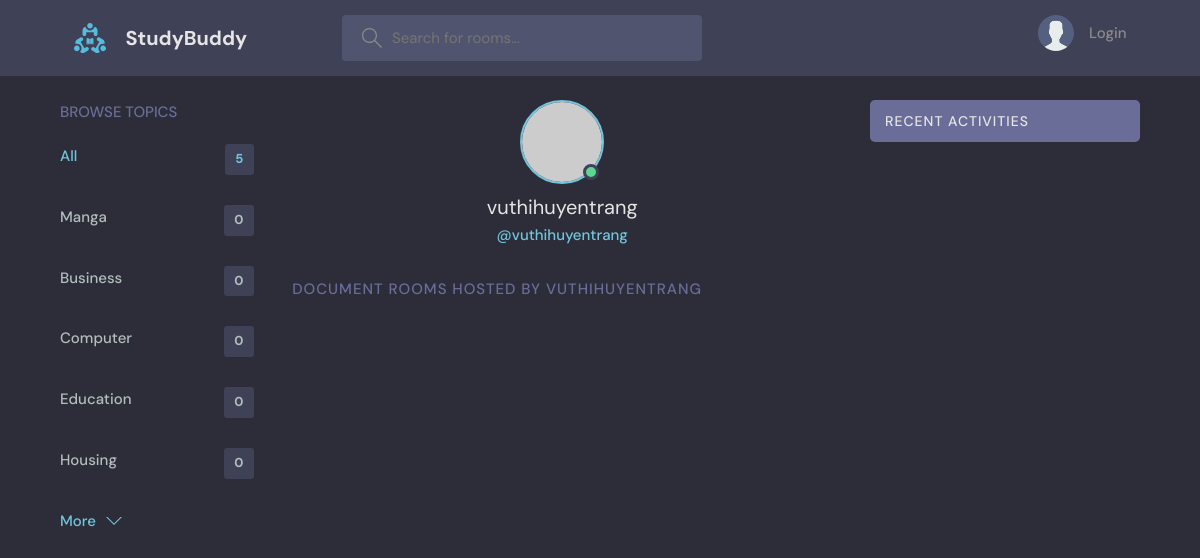
The app's page /profile/2/ with its own data.
### base/models.py (models this page shows, shortened)
class Topic(models.Model):
    name = models.CharField(max_length=200)

### base/views.py (the view)
# urls.py: path('profile/<str:pk>/', views.userProfile, name='profile'),
def userProfile(request, pk):
    topics = Topic.objects.all()
    user = User.objects.get(id=pk)
    documents = user.document_set.all()
    comments = user.comment_set.all()
    context = {'user': user, 'documents': documents,
               'topics': topics, 'comments': comments}
    return render(request, 'base/profile.html', context)

### base/templates/base/profile.html (shortened to what this page needs)
{% extends 'main.html' %}
{% block content %}
<main class="profile-page layout layout--3">
  <div class="container">
    {% include 'base/topic_component.html' %}
    <div class="roomList">
      <div class="profile">
        <div class="profile__avatar">
          <div class="avatar avatar--large active">
            <img src="https://randomuser.me/api/portraits/men/11.jpg" alt="" />
          </div>
        </div>
        <div class="profile__info">
          <h3>{{user.username}}</h3>
          <p>@{{user.username}}</p>
        </div>
      </div>
      <div class="roomList__header">
        <div>
          <h2>Document Rooms Hosted by {{user.username}}</a>
          </h2>
        </div>
      </div>
    </div>
    {% include 'base/activity_component.html' %}
  </div>
</main>
{% endblock content %}

### base/templates/base/topic_component.html
<div class="topics">
    <div class="topics__header">
      <h2>Browse Topics</h2>
    </div>
    <ul class="topics__list">
      <li>
        <a href="{% url 'home' %}" class="active">All <span>{{topics.count}}</span></a>
      </li>
      {% for topic in topics %}
      <li>
        <a href="{% url 'home' %}?q={{topic.name}}">{{topic.name}} <span>{{topic.document_set.all.count}}</span></a>
      </li>
      {% endfor %}
    </ul>
    <a class="btn btn--link" href="topics.html">
      More
      <svg version="1.1" xmlns="http://www.w3.org/2000/svg" width="32" height="32" viewBox="0 0 32 32">
        <title>chevron-down</title>
        <path d="M16 21l-13-13h-3l16 16 16-16h-3l-13 13z"></path>
      </svg>
    </a>
  </div>

### static/style/style.css (style rules this page uses)
:root { --color-main: #71c6dd; --color-main-light: #e1f6fb; --color-dark: #3f4156; --color-dark-medium: #51546e; --color-dark-light: #696d97; --color-light: #e5e5e5; --color-gray: #8b8b8b; --color-light-gray: #b2bdbd; --color-bg: #2d2d39; --color-success: #5dd693; --color-error: #fc4b0b; }
* { font-family: "DM Sans", -apple-system, BlinkMacSystemFont, "Segoe UI", Roboto, Oxygen, Ubuntu, Cantarell, "Open Sans", "Helvetica Neue", sans-serif; margin: 0; padding: 0; box-sizing: border-box; text-rendering: optimizeLegibility; font-size: inherit; }
html { font-size: 56.25%; }
@media only screen and (min-width: 1200px) { html { font-size: 62.5%; } }
body { line-height: 1.6; font-weight: 400; font-size: 1.5rem; color: var(--color-light-gray); background-color: var(--color-bg); min-height: 100vh; }
img { width: 100%; }
a { display: inline-block; color: var(--color-main); text-decoration: none; }
.container { max-width: 120rem; width: 90%; margin: auto; }
.btn { background-color: transparent; border: none; display: inline-flex; align-items: center; gap: 1rem; cursor: pointer; transition: all ease-in-out 0.3s; padding: 1rem 2rem; border-radius: 5px; box-shadow: 1px 1px 3px 1px rgba(0, 0, 0, 0.15); font-weight: 500; }
.btn--link { border-radius: 0; padding: 0; color: var(--color-main); box-shadow: none; }
.btn > svg { fill: currentColor; width: 1.6rem; height: 1.6rem; }
.avatar { position: relative; display: inline-block; border-radius: 50%; border: 2px solid var(--color-main); }
.avatar img { display: block; border-radius: 50%; object-fit: cover; object-position: center; }
.avatar::after { content: ""; display: block; position: absolute; background-color: var(--color-gray); z-index: 111; border-radius: 50%; border: 0.3rem solid var(--color-dark); }
.avatar.active::after { background-color: var(--color-success); }
.avatar.avatar--large img { display: block; width: 8rem; height: 8rem; border-radius: 50%; }
.avatar.avatar--large:after { width: 1rem; height: 1rem; bottom: 2px; right: 3.5px; }
.layout { margin-top: 2.4rem; }
.layout > .container { display: flex; justify-content: space-between; align-items: flex-start; }
.layout--3 > .container > div:first-child { flex-basis: 18%; max-width: 22.5rem; }
.layout--3 > .container > div:nth-child(2) { flex-basis: 50%; }
.topics__header { margin-bottom: 2rem; }
.topics__header h2 { text-transform: uppercase; font-weight: 500; color: var(--color-dark-light); }
.topics__list { list-style: none; }
.topics__list li a { display: flex; justify-content: space-between; margin-bottom: 3rem; font-weight: 500; color: var(--color-light-gray); transition: all 0.3s ease-in-out; }
.topics__list li a.active, .topics__list li a:hover { color: var(--color-main); }
.topics__list li a span { padding: 0.5rem 1rem; background-color: var(--color-dark); border-radius: 3px; font-size: 1.3rem; font-weight: 700; letter-spacing: 1px; }
.roomList__header { display: flex; justify-content: space-between; align-items: center; margin-bottom: 2.4rem; }
.roomList__header h2 { text-transform: uppercase; font-weight: 500; color: var(--color-light); letter-spacing: 1px; }
.profile { margin-bottom: 3rem; }
.profile__avatar { text-align: center; }
.profile__info { text-align: center; }
.profile__info h3 { font-size: 2rem; color: var(--color-light); font-weight: 400; }
.profile__info p { color: var(--color-main); font-weight: 500; margin-bottom: 1rem; }
.profile-page .roomList__header { margin-bottom: 1.5rem; }
.profile-page .roomList__header h2 { color: var(--color-dark-light); }

### records on screen
Topic: name "Manga", document_set.all.count "0"
Topic: name "Business", document_set.all.count "0"
Topic: name "Computer", document_set.all.count "0"
Topic: name "Education", document_set.all.count "0"
Topic: name "Housing", document_set.all.count "0"

### other values on screen
{{ topics.count }} "5"
{{ user.username }} "vuthihuyentrang"
{{ user.username }} "VUTHIHUYENTRANG"
